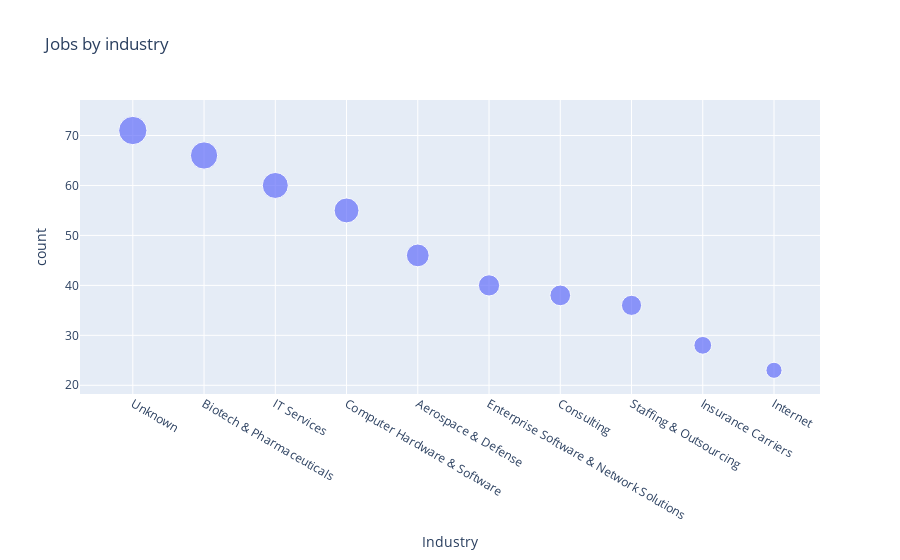

The notebook cell this image was saved under:
### Code cell
fig = px.scatter(top_industries[:10], x="Industry", y="count",
    size="percent", title="Jobs by industry")
fig.show()

### Figure 1 — Plotly figure (JSON) as saved in the notebook; plotly's stock layout.template omitted (floating-point values rounded to 4 significant figures)
{"data": [{"hovertemplate": "Industry=%{x}<br>count=%{y}<br>percent=%{marker.size}<extra></extra>", "legendgroup": "", "marker": {"color": "#636efa", "size": [10.76, 10, 9.091, 8.333, 6.97, 6.061, 5.758, 5.455, 4.242, 3.485], "sizemode": "area", "sizeref": 0.02689, "symbol": "circle"}, "mode": "markers", "name": "", "orientation": "v", "showlegend": false, "type": "scatter", "x": ["Unknown", "Biotech & Pharmaceuticals", "IT Services", "Computer Hardware & Software", "Aerospace & Defense", "Enterprise Software & Network Solutions", "Consulting", "Staffing & Outsourcing", "Insurance Carriers", "Internet"], "xaxis": "x", "y": [71, 66, 60, 55, 46, 40, 38, 36, 28, 23], "yaxis": "y"}], "layout": {"legend": {"itemsizing": "constant", "tracegroupgap": 0}, "title": {"text": "Jobs by industry"}, "xaxis": {"anchor": "y", "domain": [0, 1], "title": {"text": "Industry"}}, "yaxis": {"anchor": "x", "domain": [0, 1], "title": {"text": "count"}}}}
